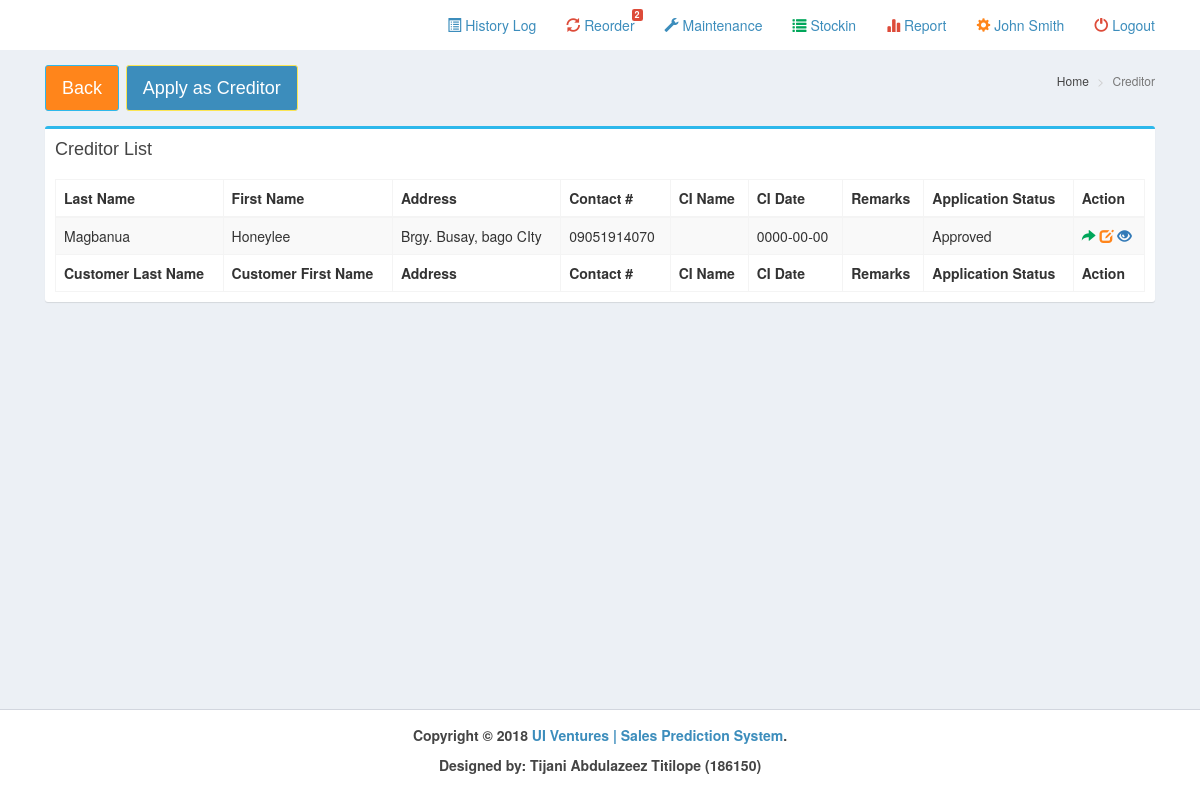
/pages/creditor.php (signed in), run on an earlier commit of the app's database.
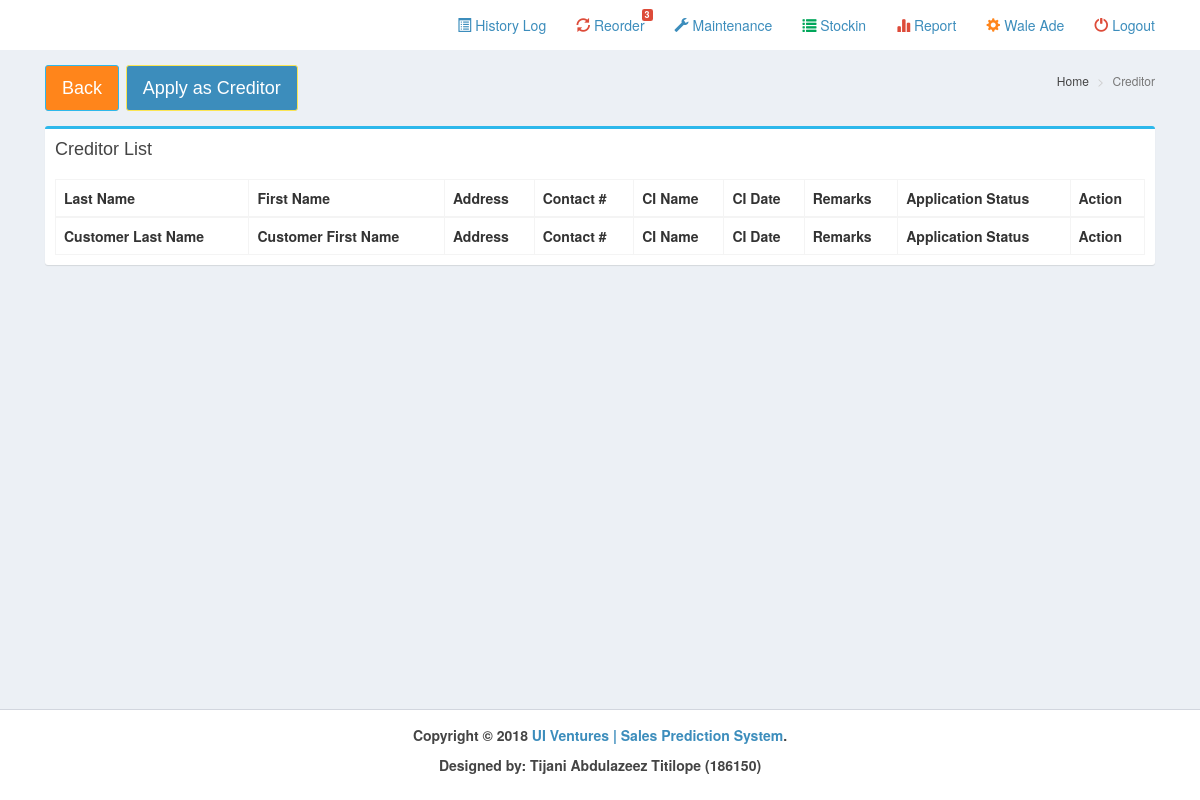
And on a later commit of the database.
### tables this page shows
CREATE TABLE IF NOT EXISTS `customer` (
  `cust_id` int(11) NOT NULL AUTO_INCREMENT,
  `cust_first` varchar(50) NOT NULL,
  `cust_last` varchar(30) NOT NULL,
  `cust_address` varchar(100) NOT NULL,
  `cust_contact` varchar(30) NOT NULL,
  `balance` decimal(10,2) NOT NULL,
  `cust_pic` varchar(300) NOT NULL,
  `bday` date NOT NULL,
  `nickname` varchar(30) NOT NULL,
  `house_status` varchar(30) NOT NULL,
  `years` varchar(20) NOT NULL,
  `rent` varchar(10) NOT NULL,
  `emp_name` varchar(100) NOT NULL,
  `emp_no` varchar(30) NOT NULL,
  `emp_address` varchar(100) NOT NULL,
  `emp_year` varchar(10) NOT NULL,
  `occupation` varchar(30) NOT NULL,
  `salary` varchar(30) NOT NULL,
  `spouse` varchar(30) NOT NULL,
  `spouse_no` varchar(30) NOT NULL,
  `spouse_emp` varchar(50) NOT NULL,
  `spouse_details` varchar(100) NOT NULL,
  `spouse_income` decimal(10,2) NOT NULL,
  `comaker` varchar(30) NOT NULL,
  `comaker_details` varchar(100) NOT NULL,
  `branch_id` int(11) NOT NULL,
  `credit_status` varchar(10) NOT NULL,
  `ci_remarks` varchar(1000) NOT NULL,
  `ci_name` varchar(50) NOT NULL,
  `ci_date` date NOT NULL,
  `payslip` int(11) NOT NULL,
  `valid_id` int(11) NOT NULL,
  `cert` int(11) NOT NULL,
  `cedula` int(11) NOT NULL,
  `income` int(11) NOT NULL,
  PRIMARY KEY (`cust_id`)
);

### pages/creditor.php (the view, shortened to what the changed rows need)
<!DOCTYPE html>
<html>
  <head>
    <link rel="stylesheet" href="../bootstrap/css/bootstrap.min.css">
    <link rel="stylesheet" href="../plugins/datatables/dataTables.bootstrap.css">
    <link rel="stylesheet" href="../dist/css/AdminLTE.min.css">
    <link rel="stylesheet" href="../plugins/select2/select2.min.css">
    <link rel="stylesheet" href="../dist/css/skins/_all-skins.min.css">
 </head>
  <body class="hold-transition skin-<?php echo $_SESSION['skin'];?> layout-top-nav">
    <div class="wrapper">
      <?php include('../dist/includes/header.php');
      include('../dist/includes/dbcon.php');
      ?>
      <div class="content-wrapper">
        <div class="container">
          <section class="content-header">
            <h1>
              <a class="btn btn-lg btn-warning" href="home.php">Back</a>
              <a class="btn btn-lg btn-primary" href="application.php">Apply as Creditor</a>
            </h1>
          </section>
          <section class="content">
            <div class="row">
            <div class="col-xs-12">
              <div class="box box-primary">
                <div class="box-body">
                  <table id="example1" class="table table-bordered table-striped">
                    <thead>
                      <tr>
                        <th>Last Name</th>
                        <th>First Name</th>
                        <th>Address</th>
						            <th>Contact #</th>
                        <th>CI Name</th>
                        <th>CI Date</th>
                        <th>Remarks</th>
						            <th>Application Status</th>
                        <th>Action</th>
                      </tr>
                    </thead>
                    <tbody>
<?php
		$branch=$_SESSION['branch'];
		$query=mysqli_query($con,"select * from customer where branch_id='$branch' and credit_status<>''")or die(mysqli_error());
		$i=1;
		while($row=mysqli_fetch_array($query)){
      $cid=$row['cust_id'];
?>
                      <tr>
					              <td><?php echo $row['cust_last'];?></td>
                        <td><?php echo $row['cust_first'];?></td>
                        <td><?php echo $row['cust_address'];?></td>
				            		<td><?php echo $row['cust_contact'];?></td>
                        <td><?php echo $row['ci_name'];?></td>
                        <td><?php echo $row['ci_date'];?></td>
                        <td><?php echo $row['ci_remarks'];?></td>
						<td><?php echo $row['credit_status'];
							?></td>
                        <td>
				<a href="<?php if ($row['credit_status']=='Approved') echo "account_summary.php?cid=$cid";?>"><i class="glyphicon glyphicon-share-alt text-green"></i></a>
				<a href="#updateordinance<?php echo $row['cust_id'];?>" data-target="#updateordinance<?php echo $row['cust_id'];?>" data-toggle="modal" style="color:#fff;" class="small-box-footer"><i class="glyphicon glyphicon-edit text-orange"></i></a>
                <a href="view_application.php?cid=<?php echo $row['cust_id'];?>" class="small-box-footer"><i class="glyphicon glyphicon-eye-open text-primary"></i></a>
						</td>
                      </tr>
<?php $i++;}?>
                    </tbody>
                    <tfoot>
                      <tr>
                        <th>Customer Last Name</th>
                        <th>Customer First Name</th>
                        <th>Address</th>
						            <th>Contact #</th>
                        <th>CI Name</th>
                        <th>CI Date</th>
                        <th>Remarks</th>
						            <th>Application Status</th>
                        <th>Action</th>
                      </tr>
                    </tfoot>
                  </table>
                </div>
            </div>
          </div>
          </section>
        </div>
      </div>
    </div>
  </body>
</html>

### dist/includes/header.php (shortened to what the changed rows need)
<?php
include('../dist/includes/dbcon.php');
$branch=$_SESSION['branch'];
?>
      <header class="main-header">
        <nav class="navbar navbar-static-top">
          <div class="container">
              <div class="navbar-custom-menu">
                <ul class="nav navbar-nav">
                  <li class="dropdown notifications-menu">
                    <a href="#" class="dropdown-toggle" data-toggle="dropdown">
                      <i class="glyphicon glyphicon-refresh text-red"></i> Reorder
                      <span class="label label-danger">
                      <?php
                      $query=mysqli_query($con,"select COUNT(*) as count from product where prod_qty<=reorder and branch_id='$branch'")or die(mysqli_error());
                			$row=mysqli_fetch_array($query);
                			echo $row['count'];
                			?>
                      </span>
                    </a>
                  </li>
				  <li class="">
                    <a href="profile.php" class="dropdown-toggle">
                      <i class="glyphicon glyphicon-cog text-orange"></i>
                      <?php echo $_SESSION['name'];?>
                    </a>
                  </li>
                </ul>
              </div>
          </div>
        </nav>
      </header>

What changed in the data, as far as the page shows it:
removed customer: cust_last "Magbanua", cust_first "Honeylee", cust_address "Brgy. Busay, bago CIty", cust_contact "09051914070", ci_date "0000-00-00", credit_status "Approved"
Also different on the page:
$row['count']: "2" → "3"
$_SESSION['name']: "John Smith" → "Wale Ade"
